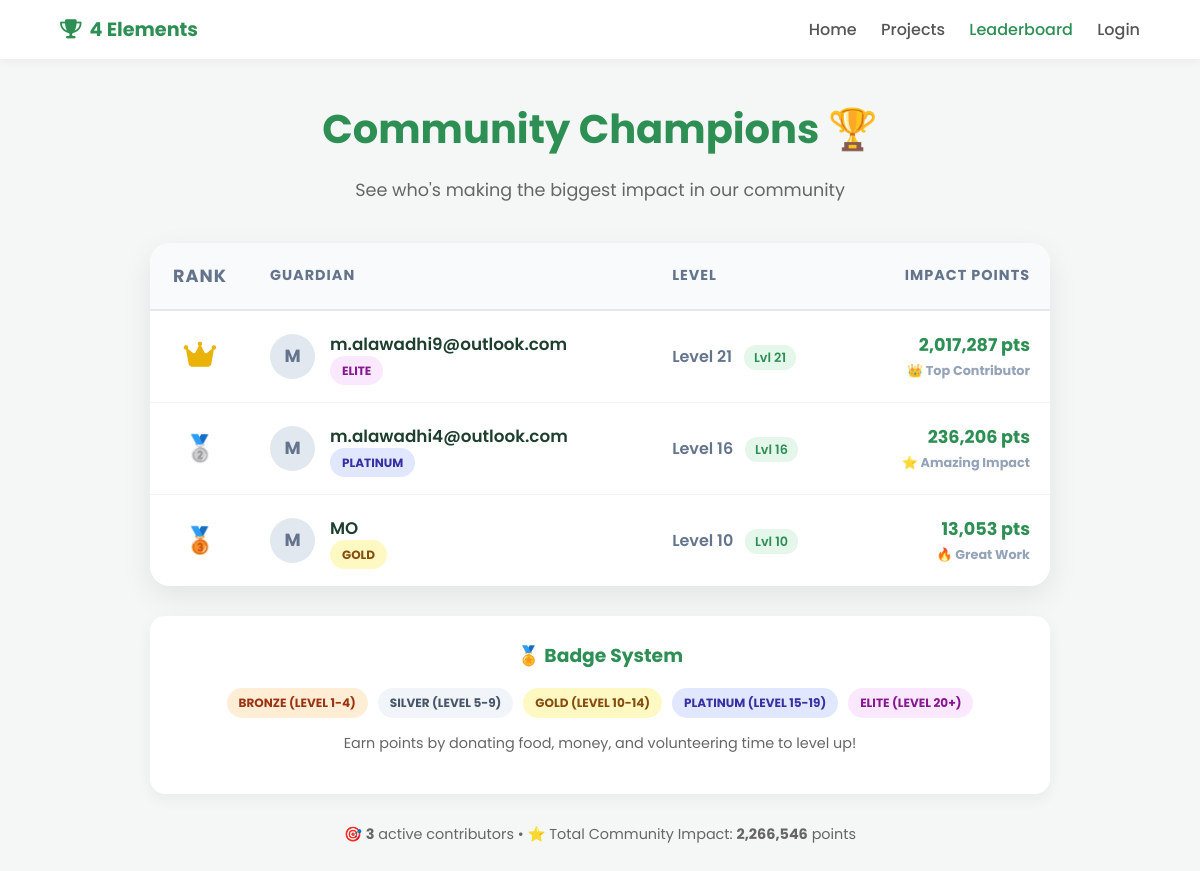
The page /leaderboard on the database as committed earlier.
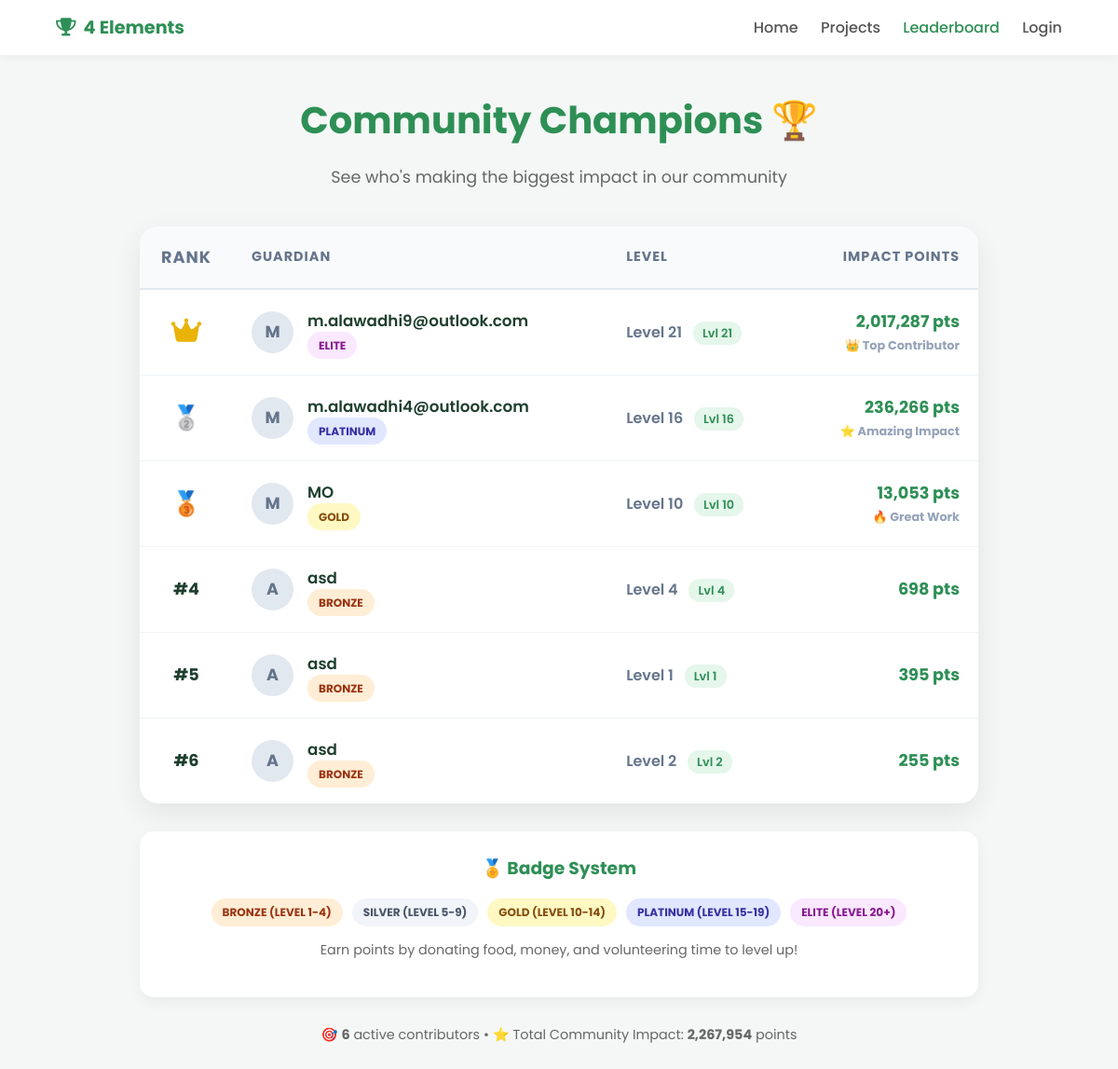
The same page on the database as committed later.
### tables this page shows
CREATE TABLE users (
            id INTEGER PRIMARY KEY AUTOINCREMENT,
            name TEXT NOT NULL,
            email TEXT UNIQUE NOT NULL,
            password TEXT NOT NULL,
            points INTEGER DEFAULT 0,
            level INTEGER DEFAULT 1,
            level_progress INTEGER DEFAULT 0,
            next_level_target INTEGER DEFAULT 100,
            badge TEXT DEFAULT 'bronze'
        );

### app.py (the view)
@app.route('/leaderboard')
def leaderboard():
    conn = sqlite3.connect("database.db")
    c = conn.cursor()
    c.execute("""
        SELECT name, points, level, badge
        FROM users
        WHERE points > 0
        ORDER BY points DESC, level DESC
        LIMIT 20
    """)
    leaders = c.fetchall()
    conn.close()
    return render_template('leaderboard.html',
                         leaders=leaders,
                         user=session.get("user"),
                         user_type=session.get("user_type"))

### templates/leaderboard.html (shortened to what this page needs)
<!DOCTYPE html>
<html lang="en">
<head>
    <link rel="stylesheet" href="https://cdnjs.cloudflare.com/ajax/libs/font-awesome/6.7.2/css/all.min.css">
</head>
<body>
    <nav>
        <div class="logo"><i class="fa-solid fa-trophy"></i> 4 Elements</div>
        <div>
            <a href="/">Home</a>
            <a href="/projects">Projects</a>
            <a href="/leaderboard" class="active">Leaderboard</a>
            {% if user %}
                <a href="{{ url_for('account_donor') if user_type == 'donor' else url_for('account') }}">Dashboard</a>
            {% else %}
                <a href="/login_page">Login</a>
            {% endif %}
        </div>
    </nav>
    <div class="leaderboard-container">
        <div class="header">
            <h1>Community Champions 🏆</h1>
            <p>See who's making the biggest impact in our community</p>
        </div>
        <div class="lb-card">
            <table>
                <thead>
                    <tr>
                        <th class="rank">Rank</th>
                        <th>Guardian</th>
                        <th>Level</th>
                        <th style="text-align:right">Impact Points</th>
                    </tr>
                </thead>
                <tbody>
                    {% if leaders %}
                        {% for leader in leaders %}
                        <tr {% if user and leader[0] == user %}class="current-user-highlight"{% endif %}>
                            <td class="rank">
                                {% if loop.index == 1 %}
                                    <i class="fa-solid fa-crown rank-1" title="Gold Champion"></i>
                                {% elif loop.index == 2 %}
                                    <span class="rank-2" title="Silver Champion">🥈</span>
                                {% elif loop.index == 3 %}
                                    <span class="rank-3" title="Bronze Champion">🥉</span>
                                {% else %}
                                    <strong>#{{ loop.index }}</strong>
                                {% endif %}
                            </td>
                            <td>
                                <div class="user-info">
                                    <div class="avatar">{{ leader[0][0]|upper }}</div>
                                    <div>
                                        <div style="font-weight:600; font-size:1.05rem;">
                                            {{ leader[0] }}
                                        </div>
                                        <span class="badge-pill bg-{{ leader[3] }}">{{ leader[3]|upper }}</span>
                                    </div>
                                </div>
                            </td>
                            <td style="font-weight:600; color:#64748b;">
                                Level {{ leader[2] }}
                                <span class="level-badge">Lvl {{ leader[2] }}</span>
                            </td>
                            <td class="points">
                                {{ "{:,}".format(leader[1]) }} pts
                                {% if loop.index <= 3 %}
                                    <div style="font-size:0.8rem; color:#94a3b8; margin-top:4px;">
                                        {% if loop.index == 1 %}👑 Top Contributor{% endif %}
                                        {% if loop.index == 2 %}⭐ Amazing Impact{% endif %}
                                        {% if loop.index == 3 %}🔥 Great Work{% endif %}
                                    </div>
                                {% endif %}
                            </td>
                        </tr>
                        {% endfor %}
                    {% endif %}
                </tbody>
            </table>
        </div>
        <div class="badge-legend">
            <h3>🏅 Badge System</h3>
            <div class="badge-list">
                <span class="badge-pill bg-bronze">Bronze (Level 1-4)</span>
                <span class="badge-pill bg-silver">Silver (Level 5-9)</span>
                <span class="badge-pill bg-gold">Gold (Level 10-14)</span>
                <span class="badge-pill bg-platinum">Platinum (Level 15-19)</span>
                <span class="badge-pill bg-elite">Elite (Level 20+)</span>
            </div>
            <p style="text-align:center; margin-top:15px; color:#666; font-size:0.9rem;">
                Earn points by donating food, money, and volunteering time to level up!
            </p>
        </div>
        {% if leaders %}
        <div style="text-align:center; margin-top:30px; color:#666; font-size:0.9rem;">
            <p>
                🎯 <strong>{{ leaders|length }}</strong> active contributors •
                ⭐ Total Community Impact: <strong>{{ "{:,}".format(leaders|sum(attribute=1)) }}</strong> points
            </p>
        </div>
        {% endif %}
    </div>
</body>
</html>

### templates/leaderboard.html (style rules this page uses)
:root { --green: #2e8f55; --gold: #eab308; --silver: #94a3b8; --bronze: #b45309; --platinum: #10b981; --elite: #8b5cf6; --white: #ffffff; --gray-light: #f4f7f6; }
body { margin: 0; font-family: "Poppins", sans-serif; background: var(--gray-light); color: #1e3f2e; }
nav { display: flex; justify-content: space-between; align-items: center; padding: 15px 5%; background: var(--white); box-shadow: 0 2px 10px rgba(0,0,0,0.05); position: sticky; top: 0; z-index: 100; }
nav .logo { font-weight: 700; color: var(--green); font-size: 1.2rem; display: flex; gap: 8px; align-items: center; }
nav a { text-decoration: none; color: #555; margin-left: 20px; font-weight: 500; }
nav a.active { color: var(--green); }
.leaderboard-container { max-width: 900px; margin: 40px auto; padding: 0 20px; }
.header { text-align: center; margin-bottom: 40px; }
.header h1 { font-size: 2.5rem; margin-bottom: 10px; color: var(--green); }
.header p { color: #666; font-size: 1.1rem; }
.lb-card { background: white; border-radius: 20px; box-shadow: 0 10px 30px rgba(0,0,0,0.08); overflow: hidden; margin-bottom: 30px; }
table { width: 100%; border-collapse: collapse; }
th { background: #f8fafc; padding: 20px; text-align: left; font-size: 0.9rem; color: #64748b; text-transform: uppercase; letter-spacing: 1px; border-bottom: 2px solid #e2e8f0; }
td { padding: 20px; border-bottom: 1px solid #f1f5f9; }
tr:last-child td { border-bottom: none; }
.rank { font-weight: 700; width: 60px; text-align: center; font-size: 1.1rem; }
.rank-1 { color: var(--gold); font-size: 1.8rem; }
.rank-2 { color: var(--silver); font-size: 1.6rem; }
.rank-3 { color: var(--bronze); font-size: 1.6rem; }
.user-info { display: flex; align-items: center; gap: 15px; }
.avatar { width: 45px; height: 45px; background: #e2e8f0; border-radius: 50%; display: flex; align-items: center; justify-content: center; font-weight: bold; color: #64748b; font-size: 1.1rem; }
.badge-pill { padding: 6px 12px; border-radius: 20px; font-size: 0.75rem; font-weight: 700; text-transform: uppercase; }
.bg-bronze { background: #ffedd5; color: #9a3412; }
.bg-silver { background: #f1f5f9; color: #475569; }
.bg-gold { background: #fef9c3; color: #854d0e; }
.bg-platinum { background: #e0e7ff; color: #3730a3; }
.bg-elite { background: #fae8ff; color: #86198f; }
.points { font-weight: 700; color: var(--green); text-align: right; font-size: 1.1rem; }
.level-badge { font-size: 0.8rem; background: #e5f6eb; color: var(--green); padding: 4px 10px; border-radius: 12px; margin-left: 8px; }
.badge-legend { background: white; padding: 25px; border-radius: 15px; box-shadow: 0 5px 15px rgba(0,0,0,0.05); }
.badge-legend h3 { margin-top: 0; color: var(--green); text-align: center; }
.badge-list { display: flex; flex-wrap: wrap; gap: 10px; justify-content: center; margin-top: 15px; }

Rows that differ between the two databases and show on the page:
changed users "m.alawadhi4@outlook.com": points "236,206" → "236,266"
added users: name "A", name "asd", badge "BRONZE", level "4", points "698"
added users: name "A", name "asd", badge "BRONZE", level "1", points "395"
added users: name "A", name "asd", badge "BRONZE", level "2", points "255"
Other text that changed with them:
{{ leaders|length }}: "3" → "6"
{{ "{:,}".format(leaders|sum(attribute=1)) }}: "2,266,546" → "2,267,954"
